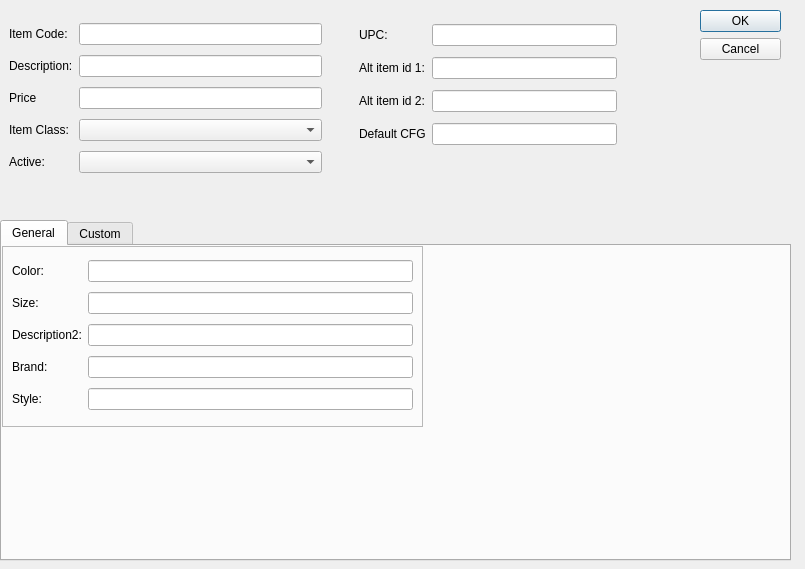
<?xml version="1.0" encoding="UTF-8"?>
<ui version="4.0">
 <class>UpdateItemCode</class>
 <widget class="QDialog" name="UpdateItemCode">
  <property name="geometry">
   <rect>
    <x>0</x>
    <y>0</y>
    <width>805</width>
    <height>569</height>
   </rect>
  </property>
  <property name="windowTitle">
   <string>Item Code Maintanance</string>
  </property>
  <widget class="QDialogButtonBox" name="buttonBox">
   <property name="geometry">
    <rect>
     <x>700</x>
     <y>10</y>
     <width>81</width>
     <height>81</height>
    </rect>
   </property>
   <property name="orientation">
    <enum>Qt::Vertical</enum>
   </property>
   <property name="standardButtons">
    <set>QDialogButtonBox::Cancel|QDialogButtonBox::Ok</set>
   </property>
  </widget>
  <widget class="QFrame" name="frame">
   <property name="geometry">
    <rect>
     <x>0</x>
     <y>10</y>
     <width>331</width>
     <height>181</height>
    </rect>
   </property>
   <property name="frameShape">
    <enum>QFrame::NoFrame</enum>
   </property>
   <property name="frameShadow">
    <enum>QFrame::Raised</enum>
   </property>
   <layout class="QGridLayout" name="gridLayout">
    <item row="0" column="0">
     <widget class="QLabel" name="lb_ItemID">
      <property name="text">
       <string>Item Code:</string>
      </property>
     </widget>
    </item>
    <item row="0" column="1">
     <widget class="QLineEdit" name="lineEdit_ItemCode"/>
    </item>
    <item row="1" column="0">
     <widget class="QLabel" name="lb_ItemID_2">
      <property name="text">
       <string>Description:</string>
      </property>
     </widget>
    </item>
    <item row="1" column="1">
     <widget class="QLineEdit" name="lineEdit_description"/>
    </item>
    <item row="2" column="0">
     <widget class="QLabel" name="lb_Price">
      <property name="text">
       <string>Price</string>
      </property>
     </widget>
    </item>
    <item row="2" column="1">
     <widget class="QLineEdit" name="lineEdit_Price"/>
    </item>
    <item row="3" column="0">
     <widget class="QLabel" name="lb_ItemClass">
      <property name="text">
       <string>Item Class:</string>
      </property>
     </widget>
    </item>
    <item row="4" column="0">
     <widget class="QLabel" name="lb_Role">
      <property name="text">
       <string>Active:</string>
      </property>
     </widget>
    </item>
    <item row="3" column="1">
     <widget class="QComboBox" name="comboBox_item_class"/>
    </item>
    <item row="4" column="1">
     <widget class="QComboBox" name="comboBox_active"/>
    </item>
   </layout>
  </widget>
  <widget class="QFrame" name="frame_2">
   <property name="geometry">
    <rect>
     <x>350</x>
     <y>10</y>
     <width>276</width>
     <height>151</height>
    </rect>
   </property>
   <property name="frameShape">
    <enum>QFrame::NoFrame</enum>
   </property>
   <property name="frameShadow">
    <enum>QFrame::Raised</enum>
   </property>
   <layout class="QGridLayout" name="gridLayout_4">
    <item row="0" column="0">
     <widget class="QLabel" name="lb_UPC">
      <property name="text">
       <string>UPC:</string>
      </property>
     </widget>
    </item>
    <item row="0" column="1">
     <widget class="QLineEdit" name="lineEdit_UPC"/>
    </item>
    <item row="1" column="0">
     <widget class="QLabel" name="lb_alt_item_id1">
      <property name="text">
       <string>Alt item id 1:</string>
      </property>
     </widget>
    </item>
    <item row="1" column="1">
     <widget class="QLineEdit" name="lineEdit_alt_item_id_1"/>
    </item>
    <item row="2" column="0">
     <widget class="QLabel" name="lb_Price_2">
      <property name="text">
       <string>Alt item id 2:</string>
      </property>
     </widget>
    </item>
    <item row="2" column="1">
     <widget class="QLineEdit" name="lineEdit_alt_item_id_2"/>
    </item>
    <item row="3" column="0">
     <widget class="QLabel" name="lb_Price_3">
      <property name="text">
       <string>Default CFG</string>
      </property>
     </widget>
    </item>
    <item row="3" column="1">
     <widget class="QLineEdit" name="lineEdit_default_cfg"/>
    </item>
   </layout>
  </widget>
  <widget class="QTabWidget" name="tabWidget_Items">
   <property name="geometry">
    <rect>
     <x>0</x>
     <y>220</y>
     <width>791</width>
     <height>341</height>
    </rect>
   </property>
   <property name="currentIndex">
    <number>0</number>
   </property>
   <widget class="QWidget" name="General">
    <attribute name="title">
     <string>General</string>
    </attribute>
    <widget class="QFrame" name="frame_4">
     <property name="geometry">
      <rect>
       <x>0</x>
       <y>0</y>
       <width>421</width>
       <height>181</height>
      </rect>
     </property>
     <property name="frameShape">
      <enum>QFrame::StyledPanel</enum>
     </property>
     <property name="frameShadow">
      <enum>QFrame::Raised</enum>
     </property>
     <layout class="QGridLayout" name="gridLayout_3">
      <item row="0" column="0">
       <widget class="QLabel" name="lb_ItemID_5">
        <property name="text">
         <string>Color:</string>
        </property>
       </widget>
      </item>
      <item row="0" column="1">
       <widget class="QLineEdit" name="lineEdit_Color"/>
      </item>
      <item row="1" column="0">
       <widget class="QLabel" name="lb_ItemID_7">
        <property name="text">
         <string>Size:</string>
        </property>
       </widget>
      </item>
      <item row="1" column="1">
       <widget class="QLineEdit" name="lineEdit_Size"/>
      </item>
      <item row="2" column="0">
       <widget class="QLabel" name="lb_Description2">
        <property name="text">
         <string>Description2:</string>
        </property>
       </widget>
      </item>
      <item row="2" column="1">
       <widget class="QLineEdit" name="lineEdit_Description2"/>
      </item>
      <item row="3" column="0">
       <widget class="QLabel" name="lb_ItemID_8">
        <property name="text">
         <string>Brand:</string>
        </property>
       </widget>
      </item>
      <item row="3" column="1">
       <widget class="QLineEdit" name="lineEdit_Brand"/>
      </item>
      <item row="4" column="0">
       <widget class="QLabel" name="lb_ItemID_9">
        <property name="text">
         <string>Style:</string>
        </property>
       </widget>
      </item>
      <item row="4" column="1">
       <widget class="QLineEdit" name="lineEdit_Style"/>
      </item>
     </layout>
    </widget>
   </widget>
   <widget class="QWidget" name="Custom">
    <attribute name="title">
     <string>Custom</string>
    </attribute>
    <widget class="QFrame" name="frame_3">
     <property name="geometry">
      <rect>
       <x>0</x>
       <y>0</y>
       <width>311</width>
       <height>211</height>
      </rect>
     </property>
     <property name="frameShape">
      <enum>QFrame::StyledPanel</enum>
     </property>
     <property name="frameShadow">
      <enum>QFrame::Raised</enum>
     </property>
     <layout class="QGridLayout" name="gridLayout_2">
      <item row="3" column="1">
       <widget class="QLineEdit" name="lineEdit_Custom4"/>
      </item>
      <item row="4" column="1">
       <widget class="QLineEdit" name="lineEdit_Custom5"/>
      </item>
      <item row="2" column="0">
       <widget class="QLabel" name="lb_Custom3">
        <property name="text">
         <string>Custom 3:</string>
        </property>
       </widget>
      </item>
      <item row="4" column="0">
       <widget class="QLabel" name="lb_Custom5">
        <property name="text">
         <string>Custom 5:</string>
        </property>
       </widget>
      </item>
      <item row="1" column="0">
       <widget class="QLabel" name="lb_Custom2">
        <property name="text">
         <string>Custom 2:</string>
        </property>
       </widget>
      </item>
      <item row="0" column="1">
       <widget class="QLineEdit" name="lineEdit_Custom1"/>
      </item>
      <item row="2" column="1">
       <widget class="QLineEdit" name="lineEdit_Custom3"/>
      </item>
      <item row="0" column="0">
       <widget class="QLabel" name="lb_Custom1">
        <property name="text">
         <string>Custom 1:</string>
        </property>
       </widget>
      </item>
      <item row="1" column="1">
       <widget class="QLineEdit" name="lineEdit_Custom2"/>
      </item>
      <item row="3" column="0">
       <widget class="QLabel" name="lb_Custom4">
        <property name="text">
         <string>Custom 4:</string>
        </property>
       </widget>
      </item>
      <item row="5" column="0">
       <widget class="QLabel" name="lb_Custom6">
        <property name="text">
         <string>Custom 6:</string>
        </property>
       </widget>
      </item>
      <item row="5" column="1">
       <widget class="QLineEdit" name="lineEdit_Custom6"/>
      </item>
     </layout>
    </widget>
   </widget>
  </widget>
 </widget>
 <resources/>
 <connections>
  <connection>
   <sender>buttonBox</sender>
   <signal>accepted()</signal>
   <receiver>UpdateItemCode</receiver>
   <slot>accept()</slot>
   <hints>
    <hint type="sourcelabel">
     <x>248</x>
     <y>254</y>
    </hint>
    <hint type="destinationlabel">
     <x>157</x>
     <y>274</y>
    </hint>
   </hints>
  </connection>
  <connection>
   <sender>buttonBox</sender>
   <signal>rejected()</signal>
   <receiver>UpdateItemCode</receiver>
   <slot>reject()</slot>
   <hints>
    <hint type="sourcelabel">
     <x>316</x>
     <y>260</y>
    </hint>
    <hint type="destinationlabel">
     <x>286</x>
     <y>274</y>
    </hint>
   </hints>
  </connection>
 </connections>
</ui>
